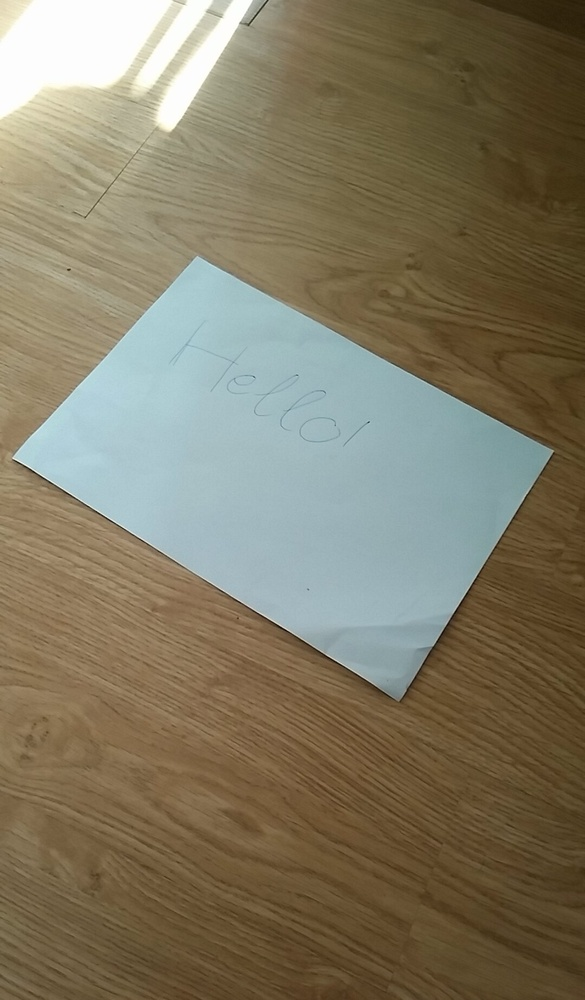
#> input picture 1.jpg, 585 x 1000 px, shrunk from 1080 x 1845 before the run, given in place of 01.avi, which was not available
$ python captureVideo.py   (Python 2 division)
#> lines starting #> are read from the running program, lines starting #| are printed output that depends on the picture; after the words box and inside, x2 and y2 are one past the last pixel; in counts of white or black regions, pixels touching at a corner belong together; pictures that were not available may be replaced by others from this repository, and a replacement may not be noted
### test.py
import numpy as np
import cv2
import argparse
from scipy.spatial import distance as dist


def order_points(pts):

    rect = np.zeros((4, 2), dtype="float32")

    s = pts.sum(axis=1)
    rect[0] = pts[np.argmin(s)]
    rect[2] = pts[np.argmax(s)]

    diff = np.diff(pts, axis=1)
    rect[1] = pts[np.argmin(diff)]
    rect[3] = pts[np.argmax(diff)]

    return rect


# [13 lines left out: function better_order_points, not called in this run]

def four_point_transform(image, pts):

    rect = order_points(pts)
    (tl, tr, br, bl) = rect

    widthA = np.sqrt(((br[0] - bl[0]) ** 2) + ((br[1] - bl[1]) ** 2))
    widthB = np.sqrt(((tr[0] - tl[0]) ** 2) + ((tr[1] - tl[1]) ** 2))
    maxWidth = max(int(widthA), int(widthB))


    heightA = np.sqrt(((tr[0] - br[0]) ** 2) + ((tr[1] - br[1]) ** 2))
    heightB = np.sqrt(((tl[0] - bl[0]) ** 2) + ((tl[1] - bl[1]) ** 2))
    maxHeight = max(int(heightA), int(heightB))

    dst = np.array([
        [0, 0],
        [maxWidth , 0],
        [maxWidth , maxHeight],
        [0, maxHeight]], dtype="float32")

    M = cv2.getPerspectiveTransform(rect, dst)
    warped = cv2.warpPerspective(image, M, (maxWidth, maxHeight))
    # [5 lines of commented-out code are left out]
    return M,warped

### captureVideo.py
import test
import numpy as np
import cv2
from scipy.spatial import distance

def auto_canny(image, sigma=0.33):
    # compute the median of the single channel pixel intensities
    v = np.median(image)

    # apply automatic Canny edge detection using the computed median
    lower = int(max(0, (1.0 - sigma) * v))
    upper = int(min(255, (1.0 + sigma) * v))
    edged = cv2.Canny(image, lower, upper)

    # return the edged image
    return edged

def distance(p0, p1, p2): # p3 is the point
    x0, y0 = p0
    x1, y1 = p1
    x2, y2 = p2
    nom = abs((y2 - y1) * x0 - (x2 - x1) * y0 + x2 * y1 - y2 * x1)
    denom = float(float(((y2 - y1)**2 + (x2 - x1) ** 2)) ** 0.5)
    result = nom / denom
    return result

cap = cv2.VideoCapture("01.avi")
count = 0
while(cap.isOpened()):
    ret, frame = cap.read()
#> frame is the input picture: shape (1000, 585, 3); mean B, G, R 98.9, 121, 129.1

    if(ret):
        # filename = "video01/frame" + str(count) +".jpg"
        # count+=1
        # cv2.imwrite(filename, frame)
        # gray frame
        gray = cv2.cvtColor(frame, cv2.COLOR_BGR2GRAY)
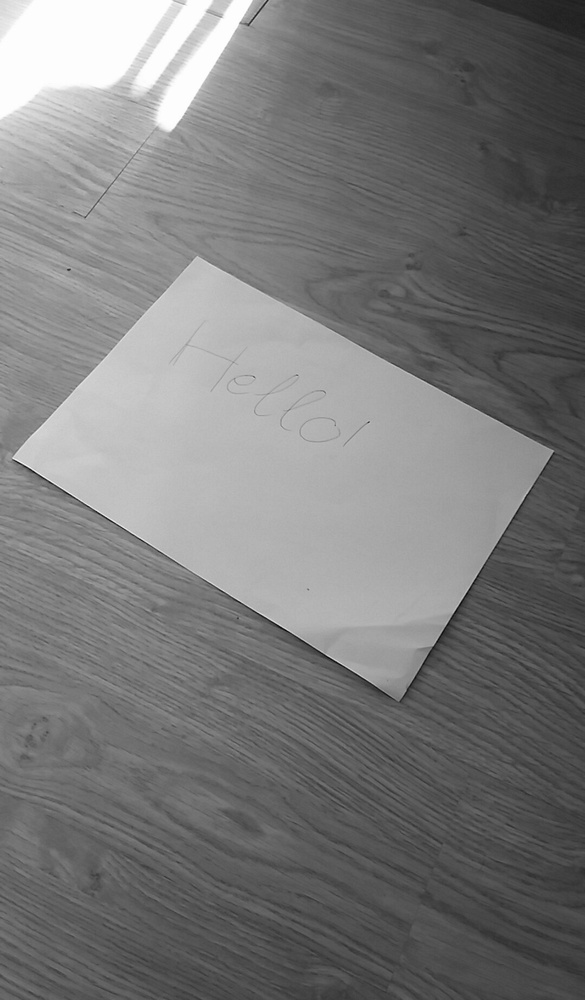
#> gray: shape (1000, 585); min 4, max 255, mean 121
        # topview
        height, width = gray.shape
#> height = 1000; width = 585
        tl = [height/4, height - height/4]
#> tl = [250, 750]
        tr = [width-height/4,height - height/4]
#> tr = [335, 750]
        bl = [0,height]
#> bl = [0, 1000]
        br = [width,height]
#> br = [585, 1000]
        pts = np.array([tl,tr,bl,br], dtype="float32")
        M,warped = test.four_point_transform(gray, pts)
#> in four_point_transform, `warped = cv2.warpPerspective(image, M, (maxWidth, maxHeight))`:
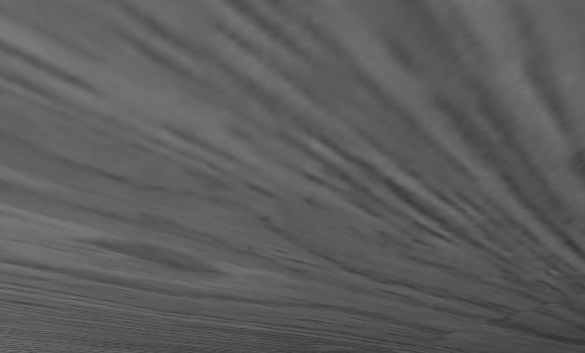
#> warped: shape (353, 585); min 51, max 123, mean 92.8
#> M = [[-0.413, -0.413, 413.4], [-3.89e-16, -0.584, 437.8], [-7.77e-19, -0.00141, 1]]
        height, width = warped.shape
#> height = 353

        # [7 lines of commented-out code are left out]
        ret, thresh = cv2.threshold(warped, 0, 255, cv2.THRESH_OTSU)
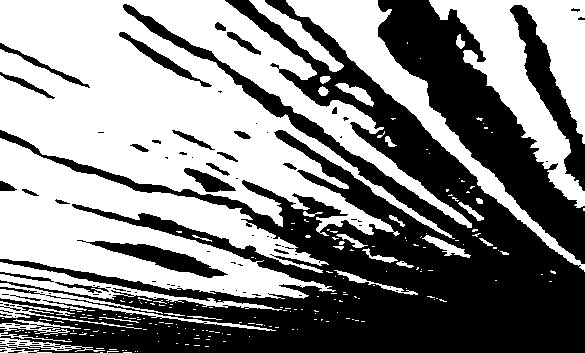
#> thresh: shape (353, 585); 52.8% white; 100 black regions (72 under 20 px), largest, box (x1, y1, x2, y2) and area: (0, 0, 585, 353) 72107, (378, 0, 585, 264) 16135, (510, 5, 585, 191) 3525
#> ret = 92
        cv2.imshow('thresh',thresh)

        blurred = cv2.GaussianBlur(thresh, (3, 3), 0)
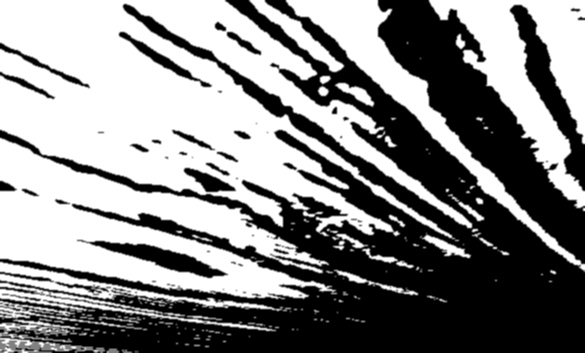
#> blurred: shape (353, 585); min 0, max 255, mean 134.7
        auto = auto_canny(blurred)
#> in auto_canny, `v = np.median(image)`: v = 191
#> in auto_canny, `lower = int(max(0, (1.0 - sigma) * v))`: lower = 127
#> in auto_canny, `upper = int(min(255, (1.0 + sigma) * v))`: upper = 254
#> in auto_canny, `edged = cv2.Canny(image, lower, upper)`:
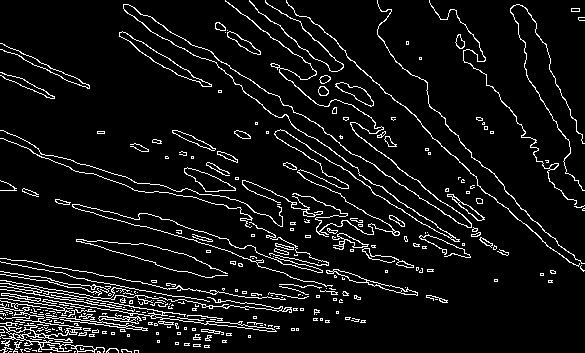
#> edged: shape (353, 585); 7.3% white in thin lines or dots
        # auto = cv2.Canny(blurred, 225, 250)
        # auto = cv2.Canny(blurred, 225, 250)

        # cv2.imshow('bien',auto)
        dmin = 10000;
        d2min = 10000;
        tl = (0,0)
        bl = (0,0)
        tr = (width/2,0)
#> tr = (292, 0)
        br = (width/2,0)
#> br = (292, 0)
        tl2 = (0,0)
        bl2 = (0,0)
        tr2 = (width/2,0)
        br2 = (width/2,0)

        lines = cv2.HoughLines(auto, 1, np.pi / 180, 60)
#> lines = 1557 rows, first 8: [278, 1.75], [285, 1.73], [177, 1.83], [282, 1.73], [327, 1.47], [293, 1.69], [338, 1.38], [289, 1.69]
        colored = cv2.cvtColor(warped, cv2.COLOR_GRAY2RGB)
        if(lines is not None):
            for i in range(0, lines.shape[0]):
                rho, theta = lines[i, 0]
                degree = np.degrees(theta)
                if((degree>=0.0 and degree <= 60) or (degree>=140)):
                    a = np.cos(theta)
                    b = np.sin(theta)
                    x1 = int(rho/a)
                    y1 = 0
                    x2 = int((rho - height*b)/a)
                    y2 = height

                    # cv2.line(colored, (x1, y1), (x2, y2), (0, 127, 255), 2)
                    p1 =(x1,y1)
                    p2 = (x2,y2)
                    p3 = (0,height/2);
                    p4 = (width,height/2)
                    d = distance(p3,p1,p2)
                    if(d<dmin):
                        dmin = d

                        tl = (x1,y1)
                        bl = (x2,y2)
                        # tr = (x1+25,y1)
                        # br = (x2+25,y2)
                    d = distance(p4, p1, p2)
                    if (d < d2min):
                        d2min = d
                        tr2 = (x1, y1)
                        br2 = (x2, y2)
#> this loop made 1557 passes
#> (rho, theta, degree, a, b) on pass 227: (281, 0.785, 45, 0.707, 0.707)
#> (rho, theta, degree, a, b) on passes 241, 319, 407: (288, 0.785, 45, 0.707, 0.707), (307, 1.03, 59, 0.515, 0.857), (305, 1.05, 60, 0.5, 0.866)
                        # tr2 = (x1 - 25, y1)
                        # br2 = (x2 - 25, y2)

            print str(tl)+","+str(bl)
#| (260, 0),(-5, 353)
            cv2.line(colored, tl, bl, (0, 127, 255), 2)
            # cv2.line(colored, tr, br, (0, 127, 255), 2)
            cv2.line(colored, tr2, br2, (0, 127, 255), 2)
            # cv2.line(colored, tr2, br2, (0, 127, 255), 2)
            tbx1 = (tl[0]+bl[0])/2
            tby1 = (tl[1]+bl[1])/2
            tbx2 = (tr2[0]+br2[0])/2
            tby2 = (tr2[1]+br2[1])/2
            print str((tbx1+tbx2)/2) +","+ str( (tby1+tby2)/2)
#| 343,176
            cv2.circle(colored, ((tbx1+tbx2)/2, (tby1+tby2)/2), 2, (0,127,255), -1)
#> colored: shape (353, 585, 3); mean B, G, R 91.8, 93.2, 94.6
            cv2.imshow("Detectline", colored)
            after = cv2.warpPerspective(colored, M, (gray.shape[1], gray.shape[0]), flags=cv2.WARP_INVERSE_MAP | cv2.INTER_LINEAR)
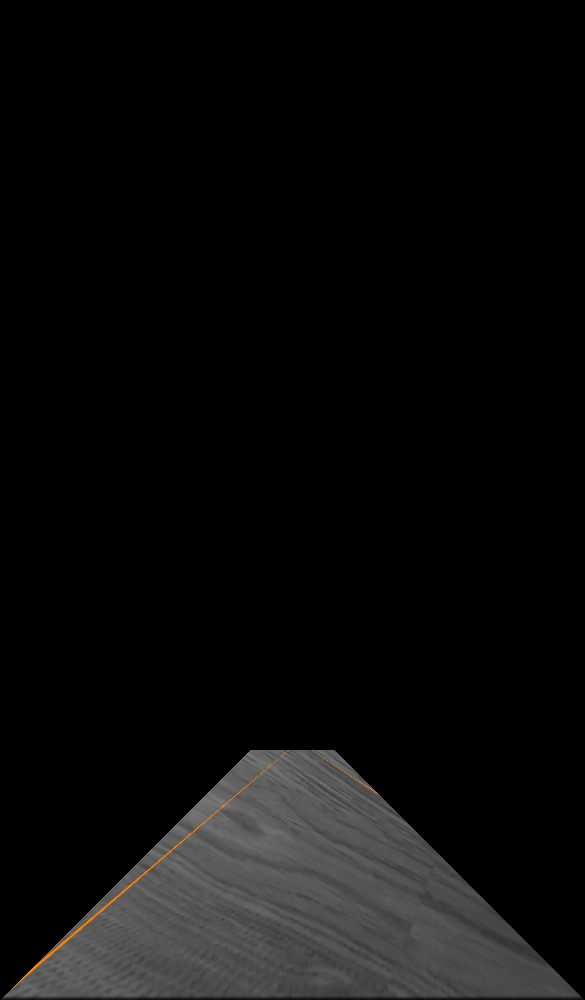
#> after: shape (1000, 585, 3); mean B, G, R 11.6, 11.8, 11.9
            # print  after
            frame[frame.shape[0] - frame.shape[0]/4:frame.shape[0], 0:frame.shape[1] ] = after[frame.shape[0] - frame.shape[0]/4:frame.shape[0], 0:frame.shape[1]]
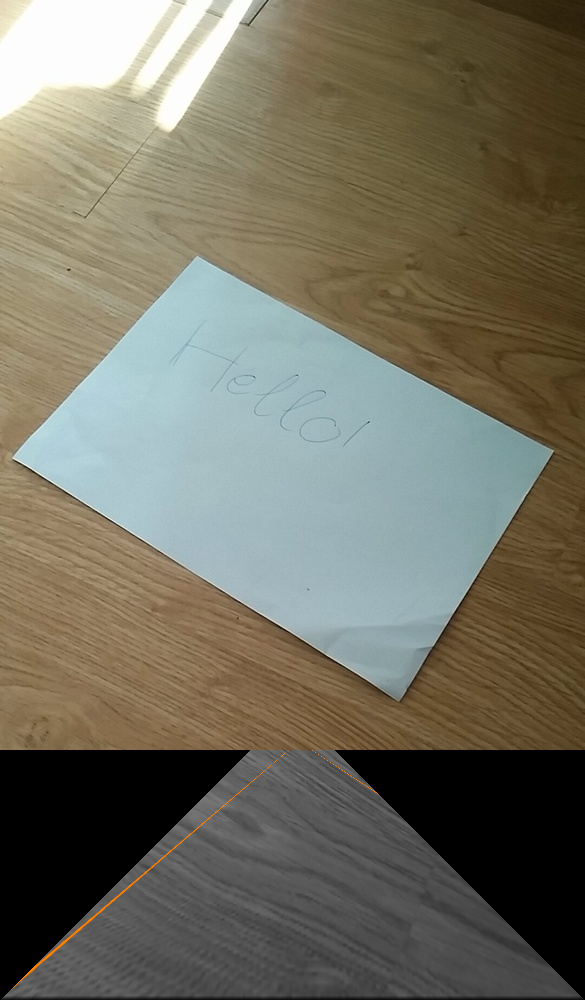
#> frame: shape (1000, 585, 3); mean B, G, R 97.2, 112, 115

            # result = cv2.addWeighted(after, 0.8, frame, 0.2, 0)
            # result = cv2.bitwise_and(after, after, mask=frame)

            # frame[frame.shape[0] - frame.shape[0]/4:height, 0:width] = after
            cv2.imshow("ReverseDetectline", frame)

            # [4 lines of commented-out code are left out]

    else:
        break
    # raw_input("press")
    if cv2.waitKey(1) & 0xFF == ord('q'):
#> (key q is pressed here)
        break

cap.release()
cv2.destroyAllWindows()
